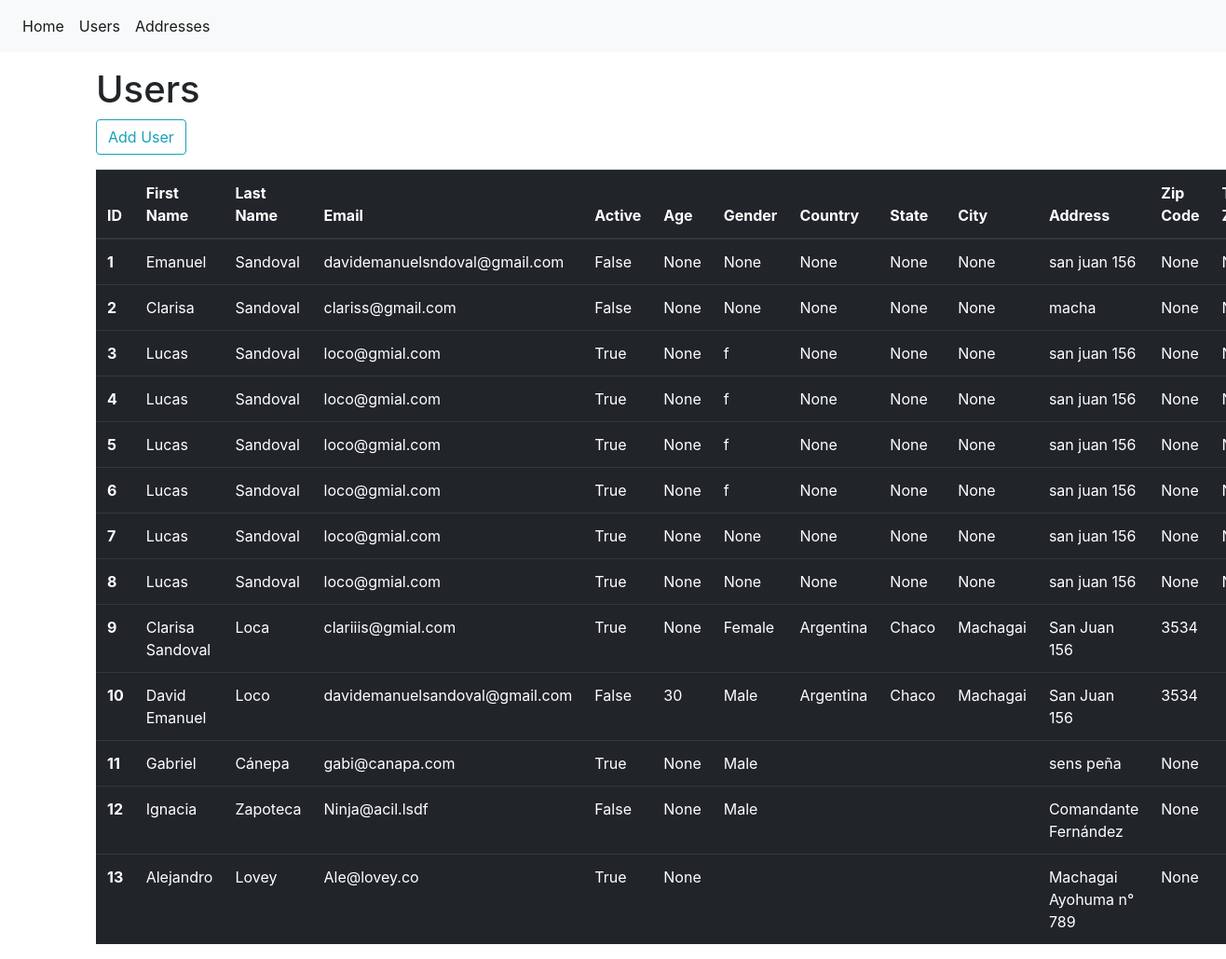
/users/, run on the app's committed database.
### models.py (models this page shows, shortened)
class User(Base):
    users = {}
    fields = ('user_id', 'first_name', 'last_name', 'email', 'active', 'username', 'phone_number',
              'age', 'country', 'state', 'city', 'address', 'zip_code', 'timezone')
    safe_fields = ('id', 'first_name', 'last_name', 'email', 'active', 'phone_number',
                   'age', 'country', 'state', 'city', 'zip_code', 'timezone')
    non_safe_fields = ('address', 'user_id', 'username', 'address',)
    __table__ = Base.metadata.tables['profiles_users']
    def get_address(self):
        return db_session.query(Address).get(self.address_id).address
    @property
    def address(self):
        return self.get_address()

class Address(Base):
    __table__ = Base.metadata.tables['profiles_address']

### main.py (the view)
@app.route('/users/', methods=['GET', 'POST'])
def show_users():
    if request.method == 'POST':
        form = UserCreationForm(request.form)
        if form.validate_on_submit():
            flash(message="Success")
            user = User(first_name=form.first_name.data, last_name=form.last_name.data,
                        email=form.email.data, active=form.active.data,
                        age=form.age.data, gender=form.gender.data,
                        country=form.country.data, state=form.state.data,
                        city=form.city.data, zip_code=form.zip_code.data,
                        timezone=form.timezone.data)
            if user.validate():
                new_address = Address(address=form.address.data)
                db_session.add(new_address)
                db_session.commit()
                user.address_id = new_address.id
                db_session.add(user)
                db_session.commit()
                return redirect(url_for('show_users'))
            else:
                return render_template('users/users.html', form=form)
        else:
            return render_template('users/users.html', form=form)
    elif request.method == 'GET':
        users = db_session.query(User).all()
        return render_template('users/users.html', users=users)

### templates/users/users.html (shortened to what this page needs)
{% extends 'base.html' %}
{% block content %}
{% if form %}
<h1 class="mt-3">Add a new user</h1>
<div class="col-sm-5 m-auto justify-center">
    <form action="" method="POST">
        {{ form.hidden_tag() }}
        <fieldset class="form-group">
            {% with messages = get_flashed_messages() %}
            {% if messages %}
                <p>{{ message }}</p>
            {% endif %}
            {% endwith %}
            <legend class="border-bottom mb-4">Submit a new user</legend>
            <div class="form-group">
                {{ form.first_name.label(class="form-control-label") }}
                {{ form.first_name(class="form-control form-control-sm") }}
                {% if form.first_name.errors %}
                <ul>
                    {% for error in form.first_name.errors %}
                        <li>{{ error }}</li>
                    {% endfor %}
                </ul>
                {% endif %}
            </div>
            <div class="form-group">
                {{ form.last_name.label(class="form-control-label") }}
                {{ form.last_name(class="form-control form-control-sm") }}
                {% if form.last_name.errors %}
                <ul>
                    {% for error in form.last_name.errors %}
                        <li>{{ error }}</li>
                    {% endfor %}
                </ul>
                {% endif %}
            </div>
            <div class="form-group">
                {{ form.email.label(class="form-control-label") }}
                {{ form.email(class="form-control form-control-sm") }}
                {% if form.email.errors %}
                <ul>
                    {% for error in form.email.errors %}
                        <li>{{ error }}</li>
                    {% endfor %}
                </ul>
                {% endif %}
            </div>
            <div class="form-group">
                {{ form.active.label(class="form-control-label") }}
                {{ form.active }}
                {% if form.active.errors %}
                <ul>
                    {% for error in form.active.errors %}
                        <li>{{ error }}</li>
                    {% endfor %}
                </ul>
                {% endif %}
            </div>
            <div class="form-group">
                {{ form.age.label(class="form-control-label") }}
                {{ form.age(class="form-control form-control-sm") }}
                {% if form.age.errors %}
                <ul>
                    {% for error in form.age.errors %}
                        <li>{{ error }}</li>
                    {% endfor %}
                </ul>
                {% endif %}
            </div>
            <div class="form-group">
                {{ form.gender.label(class="form-control-label") }}
                {{ form.gender(class="form-control form-control-sm") }}
                {% if form.gender.errors %}
                <ul>
                    {% for error in form.gender.errors %}
                        <li>{{ error }}</li>
                    {% endfor %}
                </ul>
                {% endif %}
            </div>
            <div class="form-group">
                {{ form.country.label(class="form-control-label") }}
                {{ form.country(class="form-control form-control-sm") }}
                {% if form.country.errors %}
                <ul>
                    {% for error in form.country.errors %}
                        <li>{{ error }}</li>
                    {% endfor %}
                </ul>
                {% endif %}
            </div>
            <div class="form-group">
                {{ form.state.label(class="form-control-label") }}
                {{ form.state(class="form-control form-control-sm") }}
                {% if form.state.errors %}
                <ul>
                    {% for error in form.state.errors %}
                        <li>{{ error }}</li>
                    {% endfor %}
                </ul>
                {% endif %}
            </div>
            <div class="form-group">
                {{ form.city.label(class="form-control-label") }}
                {{ form.city(class="form-control form-control-sm") }}
                {% if form.city.errors %}
                <ul>
                    {% for error in form.city.errors %}
                        <li>{{ error }}</li>
                    {% endfor %}
                </ul>
                {% endif %}
            </div>
            <div class="form-group">
                {{ form.address.label(class="form-control-label") }}
                {{ form.address(class="form-control form-control-sm") }}
                {% if form.address.errors %}
                <ul>
                    {% for error in form.address.errors %}
                        <li>{{ error }}</li>
                    {% endfor %}
                </ul>
                {% endif %}
            </div>
            <div class="form-group">
                {{ form.zip_code.label(class="form-control-label") }}
                {{ form.zip_code(class="form-control form-control-sm") }}
                {% if form.zip_code.errors %}
                <ul>
                    {% for error in form.zip_code.errors %}
                        <li>{{ error }}</li>
                    {% endfor %}
                </ul>
                {% endif %}
            </div>
            <div class="form-group">
                {{ form.timezone.label(class="form-control-label") }}
                {{ form.timezone(class="form-control form-control-sm") }}
                {% if form.timezone.errors %}
                <ul>
                    {% for error in form.timezone.errors %}
                        <li>{{ error }}</li>
                    {% endfor %}
                </ul>
                {% endif %}
            </div>
            <div class="form-group">
                {{ form.submit(class="btn btn-outline-info") }}
            </div>
        </fieldset>
    </form>
</div>
{% else %}
<h1 class="mt-3">Users</h1>
<form class="form-group" method="POST">
    <input class="btn btn-outline-info" id="submit" name="submit" type="submit" value="Add User">
</form>
<table class="table table-dark">
    <thead>
        <tr>
          <th scope="col">ID</th>
          <th scope="col">First Name</th>
          <th scope="col">Last Name</th>
          <th scope="col">Email</th>
          <th scope="col">Active</th>
          <th scope="col">Age</th>
            <th scope="col">Gender</th>
          <th scope="col">Country</th>
          <th scope="col">State</th>
          <th scope="col">City</th>
          <th scope="col">Address</th>
          <th scope="col">Zip Code</th>
          <th scope="col">Time Zone</th>
        </tr>
    </thead>
    <tbody>
        {% for user in users %}
            <tr>
              <th scope="row">{{ user.id }}</th>
              <td>{{ user.first_name }}</td>
              <td>{{ user.last_name }}</td>
              <td>{{ user.email }}</td>
               <td>{{ user.active }}</td>
              <td>{{ user.age }}</td>
                <td>{{ user.gender }}</td>
              <td>{{ user.country }}</td>
              <td>{{ user.state }}</td>
              <td>{{ user.city }}</td>
              <td>{{ user.address }}</td>
              <td>{{ user.zip_code }}</td>
              <td>{{ user.timezone }}</td>
            </tr>
        {% endfor %}
    </tbody>
</table>
{% endif %}
{% endblock content %}

### data on the page
User: id "1", first_name "Emanuel", last_name "Sandoval", email "davidemanuelsndoval@gmail.com", active "False", age "None", gender "None", country "None", state "None", city "None", address "san juan 156", zip_code "None"
User: id "2", first_name "Clarisa", last_name "Sandoval", email "clariss@gmail.com", active "False", age "None", gender "None", country "None", state "None", city "None", address "macha", zip_code "None"
User: id "3", first_name "Lucas", last_name "Sandoval", email "loco@gmial.com", active "True", age "None", gender "f", country "None", state "None", city "None", address "san juan 156", zip_code "None"
User: id "4", first_name "Lucas", last_name "Sandoval", email "loco@gmial.com", active "True", age "None", gender "f", country "None", state "None", city "None", address "san juan 156", zip_code "None"
User: id "5", first_name "Lucas", last_name "Sandoval", email "loco@gmial.com", active "True", age "None", gender "f", country "None", state "None", city "None", address "san juan 156", zip_code "None"
User: id "6", first_name "Lucas", last_name "Sandoval", email "loco@gmial.com", active "True", age "None", gender "f", country "None", state "None", city "None", address "san juan 156", zip_code "None"
User: id "7", first_name "Lucas", last_name "Sandoval", email "loco@gmial.com", active "True", age "None", gender "None", country "None", state "None", city "None", address "san juan 156", zip_code "None"
User: id "8", first_name "Lucas", last_name "Sandoval", email "loco@gmial.com", active "True", age "None", gender "None", country "None", state "None", city "None", address "san juan 156", zip_code "None"
User: id "9", first_name "Clarisa Sandoval", last_name "Loca", email "clariiis@gmial.com", active "True", age "None", gender "Female", country "Argentina", state "Chaco", city "Machagai", address "San Juan 156", zip_code "3534"
User: id "10", first_name "David Emanuel", last_name "Loco", email "davidemanuelsandoval@gmail.com", active "False", age "30", gender "Male", country "Argentina", state "Chaco", city "Machagai", address "San Juan 156", zip_code "3534"
User: id "11", first_name "Gabriel", last_name "Cánepa", email "gabi@canapa.com", active "True", age "None", gender "Male", address "sens peña", zip_code "None"
User: id "12", first_name "Ignacia", last_name "Zapoteca", email "Ninja@acil.lsdf", active "False", age "None", gender "Male", address "Comandante Fernández", zip_code "None"
User: id "13", first_name "Alejandro", last_name "Lovey", email "Ale@lovey.co", active "True", age "None", address "Machagai Ayohuma n° 789", zip_code "None"
